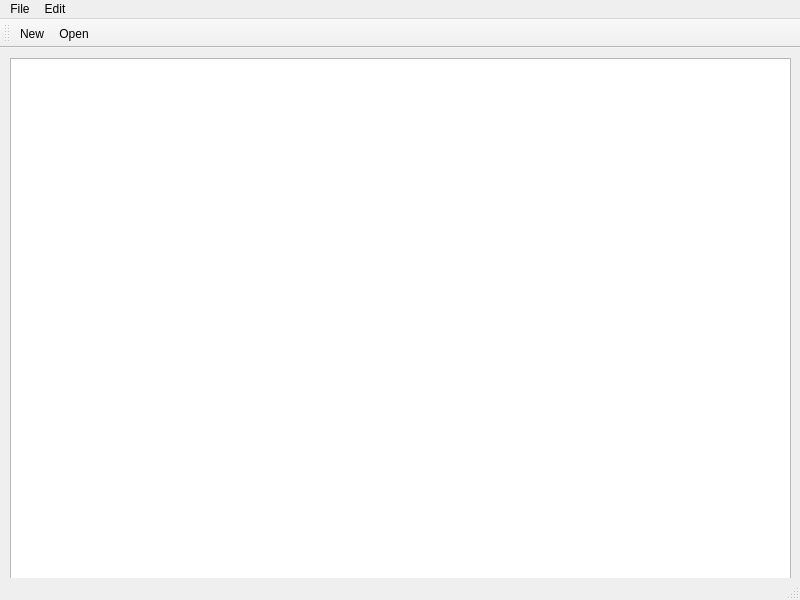
<?xml version="1.0" encoding="UTF-8"?>
<ui version="4.0">
 <class>MainWindow</class>
 <widget class="QMainWindow" name="MainWindow">
  <property name="geometry">
   <rect>
    <x>0</x>
    <y>0</y>
    <width>800</width>
    <height>600</height>
   </rect>
  </property>
  <property name="windowTitle">
   <string>MainWindow</string>
  </property>
  <widget class="QWidget" name="centralwidget">
   <widget class="QWidget" name="verticalLayoutWidget">
    <property name="geometry">
     <rect>
      <x>10</x>
      <y>10</y>
      <width>781</width>
      <height>531</height>
     </rect>
    </property>
    <layout class="QVBoxLayout" name="verticalLayout">
     <item>
      <widget class="QTextEdit" name="textEdit"/>
     </item>
    </layout>
   </widget>
  </widget>
  <widget class="QMenuBar" name="menubar">
   <property name="geometry">
    <rect>
     <x>0</x>
     <y>0</y>
     <width>800</width>
     <height>21</height>
    </rect>
   </property>
   <widget class="QMenu" name="menuFile">
    <property name="title">
     <string>File</string>
    </property>
    <addaction name="actionNew"/>
    <addaction name="actionOpen"/>
    <addaction name="actionSave_as"/>
    <addaction name="actionPrint"/>
    <addaction name="actionExit"/>
   </widget>
   <widget class="QMenu" name="menuEdit">
    <property name="title">
     <string>Edit</string>
    </property>
    <addaction name="actionCopy"/>
    <addaction name="actionPaste"/>
    <addaction name="actionCut"/>
    <addaction name="actionUndo"/>
    <addaction name="actionRedo"/>
   </widget>
   <addaction name="menuFile"/>
   <addaction name="menuEdit"/>
  </widget>
  <widget class="QStatusBar" name="statusbar"/>
  <widget class="QToolBar" name="toolBar">
   <property name="windowTitle">
    <string>toolBar</string>
   </property>
   <attribute name="toolBarArea">
    <enum>TopToolBarArea</enum>
   </attribute>
   <attribute name="toolBarBreak">
    <bool>false</bool>
   </attribute>
   <addaction name="actionNew"/>
   <addaction name="actionOpen"/>
  </widget>
  <action name="actionNew">
   <property name="icon">
    <iconset resource="Resources.qrc">
     <normaloff>:/imgs/New.bmp</normaloff>:/imgs/New.bmp</iconset>
   </property>
   <property name="text">
    <string>New</string>
   </property>
  </action>
  <action name="actionOpen">
   <property name="icon">
    <iconset resource="Resources.qrc">
     <normaloff>:/imgs/Open.bmp</normaloff>:/imgs/Open.bmp</iconset>
   </property>
   <property name="text">
    <string>Open</string>
   </property>
  </action>
  <action name="actionSave_as">
   <property name="text">
    <string>Save as</string>
   </property>
  </action>
  <action name="actionPrint">
   <property name="text">
    <string>Print</string>
   </property>
  </action>
  <action name="actionExit">
   <property name="text">
    <string>Exit</string>
   </property>
  </action>
  <action name="actionPaste">
   <property name="text">
    <string>Paste</string>
   </property>
  </action>
  <action name="actionRedo">
   <property name="text">
    <string>Redo</string>
   </property>
  </action>
  <action name="actionCopy">
   <property name="text">
    <string>Copy</string>
   </property>
  </action>
  <action name="actionUndo">
   <property name="text">
    <string>Undo</string>
   </property>
  </action>
  <action name="actionCut">
   <property name="text">
    <string>Cut</string>
   </property>
  </action>
 </widget>
 <resources>
  <include location="Resources.qrc"/>
 </resources>
 <connections/>
</ui>
